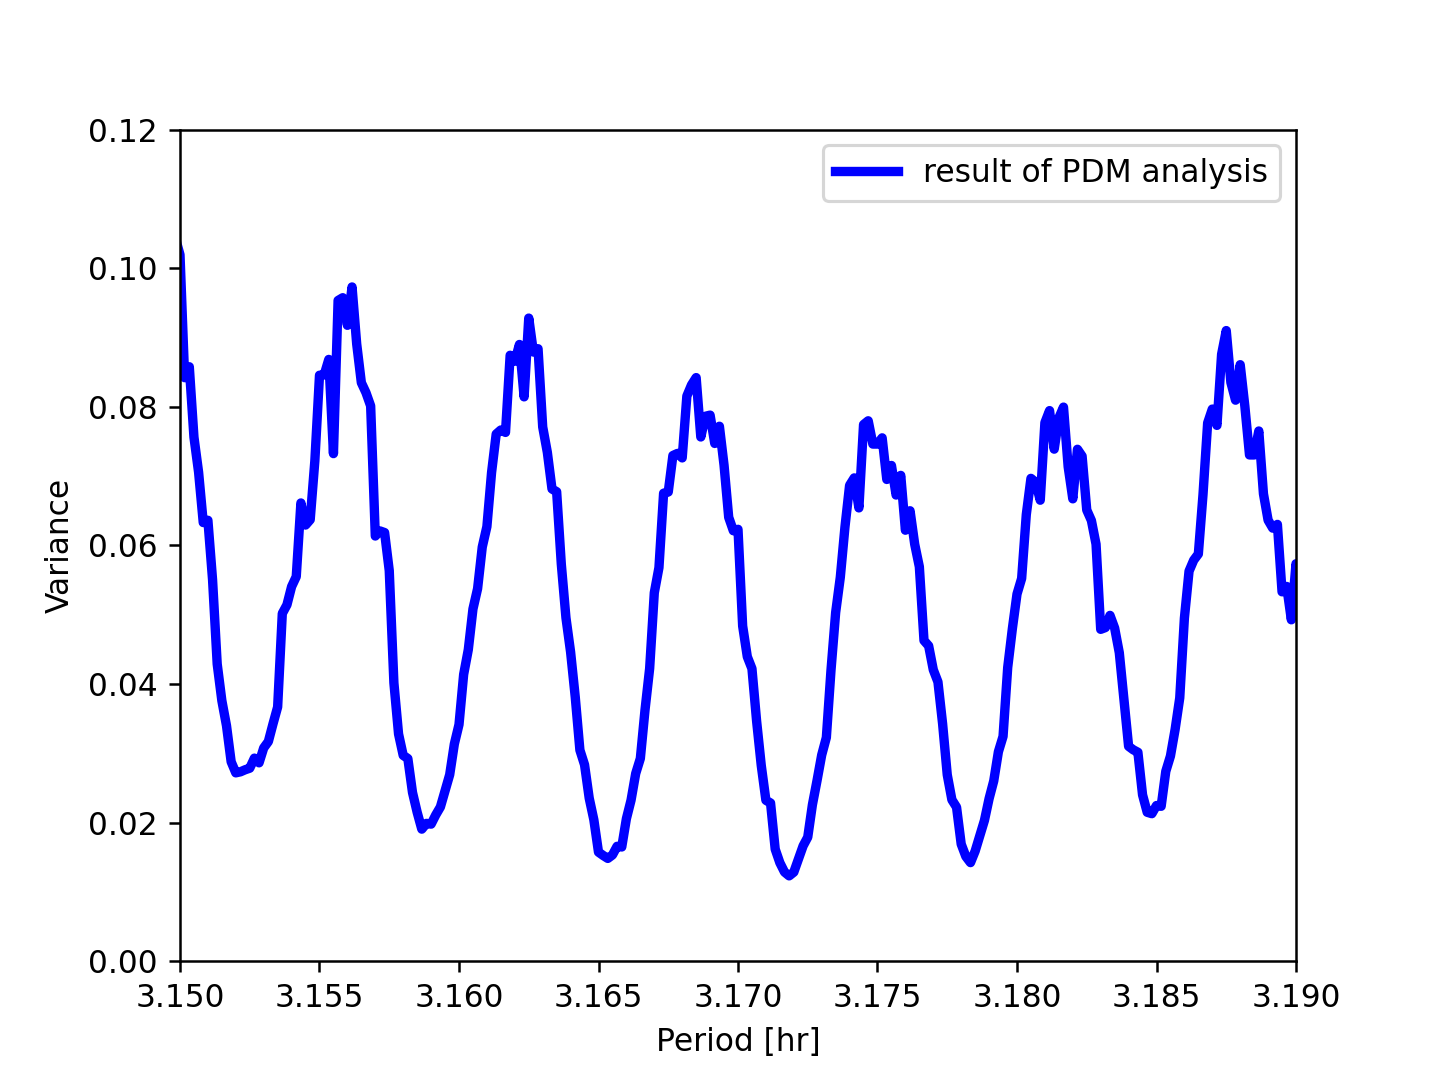

The Python source for this figure:
#!/usr/pkg/bin/python3.9

#
# Time-stamp: <2022/11/27 23:52:03 (CST) daisuke>
#

# importing numpy module
import numpy

# importing matplotlib module
import matplotlib.figure
import matplotlib.backends.backend_agg

# input file name
file_input = 'ai202209_s11_02_01.data'

# output file name
file_output = 'ai202209_s11_02_06.png'

# empty numpy arrays for storing data
data_per = numpy.array ([])
data_var = numpy.array ([])

# opening file
with open (file_input, 'r') as fh:
    # reading file line-by-line
    for line in fh:
        # skipping line if the line starts with '#'
        if (line[0] == '#'):
            continue
        # removing line feed at the end of line
        line = line.strip ()
        # splitting data
        (per_day_str, per_hr_str, per_min_str, var_str) = line.split ()
        # conversion from string into float
        per_hr = float (per_hr_str)
        var = float (var_str)
        # appending the data at the end of numpy arrays
        data_per = numpy.append (data_per, per_hr)
        data_var = numpy.append (data_var, var)

# making objects "fig" and "ax"
fig    = matplotlib.figure.Figure ()
canvas = matplotlib.backends.backend_agg.FigureCanvasAgg (fig)
ax     = fig.add_subplot (111)

# labels
ax.set_xlabel ('Period [hr]')
ax.set_ylabel ('Variance')

# axes
ax.set_xlim (3.15, 3.19)
ax.set_ylim (0.00, 0.12)

# plotting data
ax.plot (data_per, data_var, \
         linestyle='-', linewidth=3, color='blue', \
         label='result of PDM analysis')
ax.legend ()

# saving the plot into a file
fig.savefig (file_output, dpi=225)
